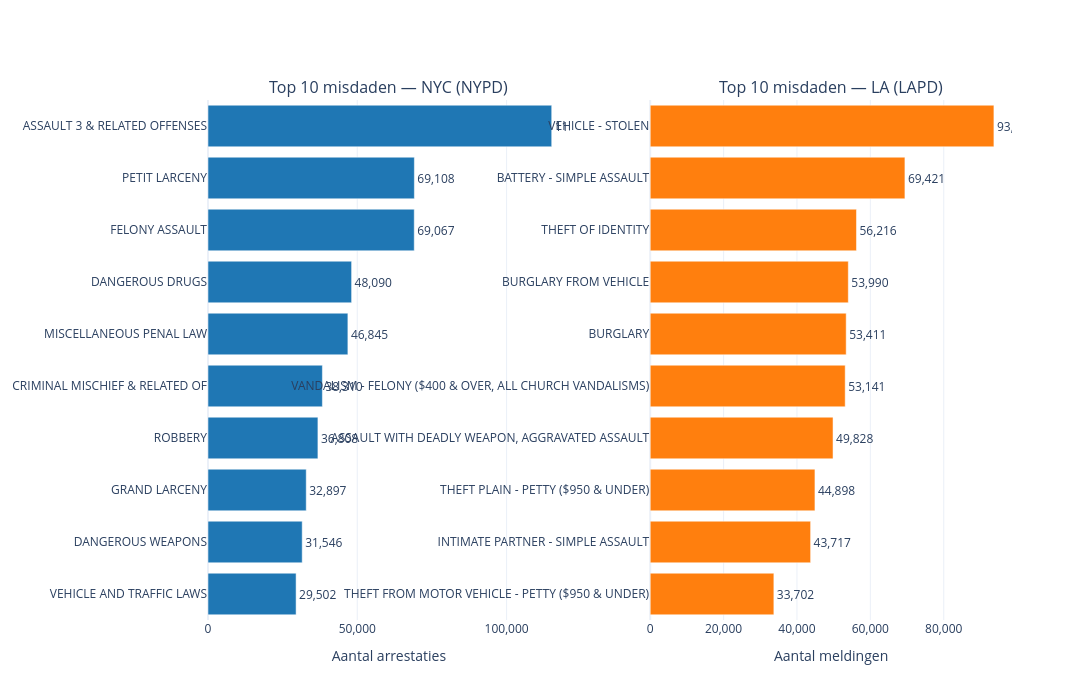

Write notebook code for a chart like this one.
### Code cell
nypd_types = (df_nypd['ofns_desc']
              .value_counts()
              .head(10)
              .reset_index())
nypd_types.columns = ['misdaad', 'count']

lapd_types = (df_lapd['crm_cd_desc']
              .value_counts()
              .head(10)
              .reset_index())
lapd_types.columns = ['misdaad', 'count']

fig = make_subplots(
    rows=1, cols=2,
    subplot_titles=('Top 10 misdaden — NYC (NYPD)', 'Top 10 misdaden — LA (LAPD)')
)

fig.add_trace(go.Bar(
    x=nypd_types['count'][::-1],
    y=nypd_types['misdaad'][::-1],
    orientation='h',
    marker_color='#1f77b4',
    text=[f'{int(v):,}' for v in nypd_types['count'][::-1]],
    textposition='outside',
    name='NYC (NYPD)'
), row=1, col=1)

fig.add_trace(go.Bar(
    x=lapd_types['count'][::-1],
    y=lapd_types['misdaad'][::-1],
    orientation='h',
    marker_color='#ff7f0e',
    text=[f'{int(v):,}' for v in lapd_types['count'][::-1]],
    textposition='outside',
    name='LA (LAPD)'
), row=1, col=2)

fig.update_xaxes(title_text='Aantal arrestaties', tickformat=',', row=1, col=1)
fig.update_xaxes(title_text='Aantal meldingen', tickformat=',', row=1, col=2)

fig.update_layout(
    showlegend=False,
    template='plotly_white',
    width=1400,
    height=700,
    title=dict(font=dict(size=20, family='Arial Black'))
)

fig.show()

### Figure 1 — Plotly figure (JSON) as saved in the notebook; plotly's stock layout.template omitted (floating-point values rounded to 4 significant figures)
{"data": [{"marker": {"color": "#1f77b4"}, "name": "NYC (NYPD)", "orientation": "h", "text": ["29,502", "31,546", "32,897", "36,808", "38,310", "46,845", "48,090", "69,067", "69,108", "115,106"], "textposition": "outside", "type": "bar", "x": [29502, 31546, 32897, 36808, 38310, 46845, 48090, 69067, 69108, 115106], "xaxis": "x", "y": ["VEHICLE AND TRAFFIC LAWS", "DANGEROUS WEAPONS", "GRAND LARCENY", "ROBBERY", "CRIMINAL MISCHIEF & RELATED OF", "MISCELLANEOUS PENAL LAW", "DANGEROUS DRUGS", "FELONY ASSAULT", "PETIT LARCENY", "ASSAULT 3 & RELATED OFFENSES"], "yaxis": "y"}, {"marker": {"color": "#ff7f0e"}, "name": "LA (LAPD)", "orientation": "h", "text": ["33,702", "43,717", "44,898", "49,828", "53,141", "53,411", "53,990", "56,216", "69,421", "93,674"], "textposition": "outside", "type": "bar", "x": [33702, 43717, 44898, 49828, 53141, 53411, 53990, 56216, 69421, 93674], "xaxis": "x2", "y": ["THEFT FROM MOTOR VEHICLE - PETTY ($950 & UNDER)", "INTIMATE PARTNER - SIMPLE ASSAULT", "THEFT PLAIN - PETTY ($950 & UNDER)", "ASSAULT WITH DEADLY WEAPON, AGGRAVATED ASSAULT", "VANDALISM - FELONY ($400 & OVER, ALL CHURCH VANDALISMS)", "BURGLARY", "BURGLARY FROM VEHICLE", "THEFT OF IDENTITY", "BATTERY - SIMPLE ASSAULT", "VEHICLE - STOLEN"], "yaxis": "y2"}], "layout": {"annotations": [{"font": {"size": 16}, "showarrow": false, "text": "Top 10 misdaden — NYC (NYPD)", "x": 0.225, "xanchor": "center", "xref": "paper", "y": 1, "yanchor": "bottom", "yref": "paper"}, {"font": {"size": 16}, "showarrow": false, "text": "Top 10 misdaden — LA (LAPD)", "x": 0.775, "xanchor": "center", "xref": "paper", "y": 1, "yanchor": "bottom", "yref": "paper"}], "height": 700, "showlegend": false, "title": {"font": {"family": "Arial Black", "size": 20}}, "width": 1400, "xaxis": {"anchor": "y", "domain": [0, 0.45], "tickformat": ",", "title": {"text": "Aantal arrestaties"}}, "xaxis2": {"anchor": "y2", "domain": [0.55, 1], "tickformat": ",", "title": {"text": "Aantal meldingen"}}, "yaxis": {"anchor": "x", "domain": [0, 1]}, "yaxis2": {"anchor": "x2", "domain": [0, 1]}}}
